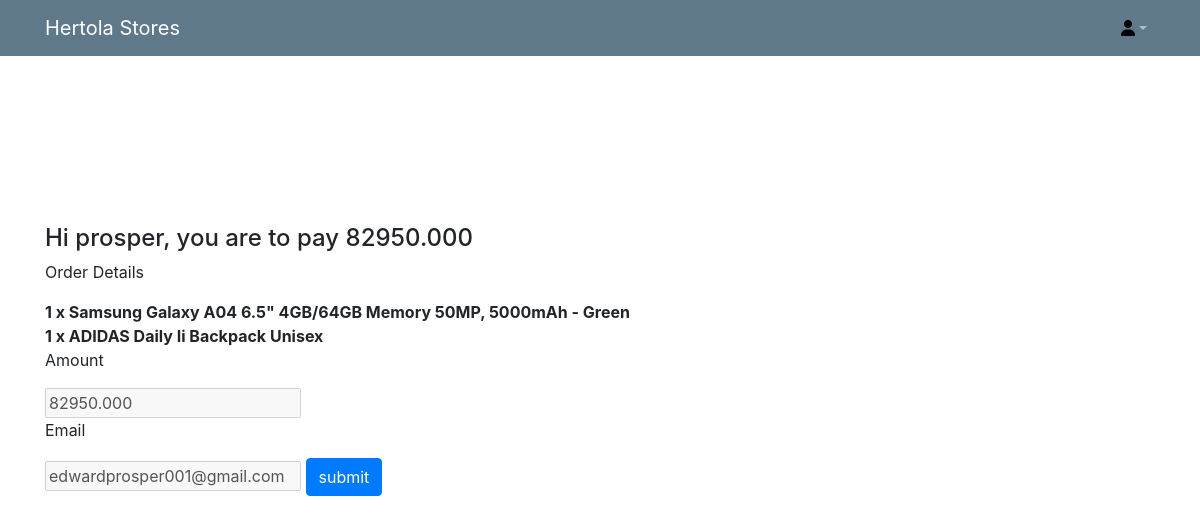
The app's page /core/6/pay4/ with its own data.
### orders/models.py (models this page shows, shortened)
class Order(models.Model):
    first_name = models.CharField(max_length=50)
    last_name = models.CharField(max_length=50)
    email = models.EmailField()
    phone_number = models.CharField(max_length=11)
    address = models.CharField(max_length=250)
    postal_code = models.CharField(max_length=20)
    city = models.ForeignKey(LGA, on_delete=models.CASCADE)
    delivery_fee = ChainedForeignKey(Delivery_prices, chained_field="city",
                                     chained_model_field="city",
                                     show_all=False,
                                    auto_choose=True,
                                    sort=True)
    created = models.DateTimeField(auto_now_add=True)
    updated = models.DateTimeField(auto_now=True)
    paid = models.BooleanField(default=False)
    ref = models.CharField(max_length=200)
    refund_requested = models.BooleanField(default=False)
    refund_granted = models.BooleanField(default=False)
    coupon = models.ForeignKey(Coupon,
                               related_name='orders',
                               null=True,
                               blank=True,
                               on_delete=models.SET_NULL)
    discount = models.IntegerField(default=0,
                                   validators=[MinValueValidator(0),
                                       MaxValueValidator(100)])
    class Meta:
        ordering = ['-created']
        indexes = [
            models.Index(fields=['-created']),
        ]
    def get_total_cost_before_discount(self):
        return sum(item.get_cost() for item in self.items.all())
    def get_delivery_fee(self):
        a = self.delivery_fee
        b = str(a)
        c = float(b)
        d = int(c)
        return d
    def get_discount(self):
        total_cost = self.get_total_cost_before_discount()
        if self.discount:
            return total_cost * (self.discount / Decimal(100))
        return Decimal(0)
    def get_total_cost(self):
        total_cost = self.get_total_cost_before_discount() + self.get_delivery_fee()
        return total_cost - self.get_discount()

class OrderItem(models.Model):
    order = models.ForeignKey(Order,
                              related_name='items',
                              on_delete=models.CASCADE)
    product = models.ForeignKey(Product,
                                related_name='order_items',
                                on_delete=models.CASCADE)
    price = models.DecimalField(max_digits=10,
                                decimal_places=2)
    quantity = models.PositiveIntegerField(default=1)
    def get_cost(self):
        return self.price * self.quantity

class Delivery_prices(models.Model):
    city = models.ForeignKey(LGA, on_delete=models.CASCADE)
    price = models.DecimalField(max_digits=10, decimal_places=2)
    class Meta:
        verbose_name_plural = "Delivery Prices"
    def __str__(self):
        return str(self.price)

### shop/models.py (models this page shows, shortened)
class Product(models.Model):
    category = models.ForeignKey(Category,
                                 related_name='products',
                                 on_delete=models.CASCADE)
    subcategory = models.ForeignKey(SubCategory, on_delete=models.CASCADE, blank=True, null=True)
    supersubcategory = models.ForeignKey(SuperSubCategory, on_delete=models.CASCADE, blank=True, null=True)
    brand = models.CharField(max_length=150)
    name = models.CharField(max_length=200)
    slug = models.SlugField(max_length=200)
    image = models.ImageField(upload_to='products/%Y/%m/%d',
                              blank=True)
    other_images = models.ManyToManyField(MyProductImages)
    description = models.TextField(blank=True)
    specifications = RichTextField(blank=True, null=True)
    price = models.DecimalField(max_digits=10,
                                decimal_places=2)
    available = models.BooleanField(default=True)
    bestseller = models.BooleanField(default=False)
    created = models.DateTimeField(auto_now_add=True)
    updated = models.DateTimeField(auto_now=True)
    class Meta:
        ordering = ['name']
        indexes = [
            models.Index(fields=['id', 'slug']),
            models.Index(fields=['name']),
            models.Index(fields=['-created']),
        ]
    def __str__(self):
        return self.name

### core/views.py (the view)
# urls.py: path("<int:pk>/pay4/", initiate_payment_4, name="initiate-payment-4"), #This is the latest one ypu're susing"
def initiate_payment_4(request, pk):
    order = Order.objects.get(id=pk)
    orderitem = OrderItem.objects.filter(order=order)
    if request.method == "POST":
        amount = order.get_total_cost()
        email = order.email
        order_payment = Order_Payment.objects.create(order=order, amount=amount, email=email)
        context = {
            "order_payment": order_payment,
            'order': order,
            "orderitem": orderitem,
            'paystack_public_key': 'pk_test_db7eb580c0015ee09205de7791906de5b11d108d'
        }
        return render(request, "core/make_payment4.html", context) # You changed it from make_payment to make_payment4
    else:
        context = {
            'order': order,
            "orderitem": orderitem,
        }
        return render(request, "core/initiate_payment_4.html", context)

### cart/context_processors.py (called while the page is built)
def cart(request):
    return {'cart': Cart(request)}

### core/templates/core/initiate_payment_4.html (shortened to what this page needs)
{% extends "core/base.html" %}
{% load crispy_forms_tags %}
{% block content %}
<div class="container">
    <div class="d-flex row justify-content center align-items-center py-md-5 py-3" style="min-height: 90vh;">
    <div class="col-12">
        <h4>Hi {{ order.first_name }}, you are to pay {{ order.get_total_cost }}</h4>
        <form action="" method="post" id="paymentForm">
            <p>Order Details</p>
            {% if orderitem.count == 1 %}
            <strong>{{ orderitem.quantity }} x {{ orderitem.product }}</strong>
            {% else %}
                {% for item in orderitem %}
                <strong>{{ item.quantity }} x {{ item.product }}</strong>
                <br>
                {% endfor %}
            {% endif %}
            <p>Amount</p>
            <input type="number" name="amount" value="{{ order.get_total_cost }}" disabled="True" min="0" required id="id_amount">
            <p>Email</p>
            <input type="email" name="email" value="{{ order.email }}" disabled="True" id="">
            <input class="btn btn-primary" type="submit" name="" value="submit">
        </form>
    </div>
</div>
</div>
{% endblock content %}

### users/static/users/main.css (style rules this page uses)
body { background: #fafafa; color: #333333; margin-top: 5rem; }
h1, h2, h3, h4, h5, h6 { color: #444444; }

### records on screen
Order: first_name "prosper", get_total_cost "82950.000", amount "82950.000", email "edwardprosper001@gmail.com"
OrderItem: quantity "1", product "Samsung Galaxy A04 6.5\" 4GB/64GB Memory 50MP, 5000mAh - Green"
OrderItem: quantity "1", product "ADIDAS Daily Ii Backpack Unisex"
